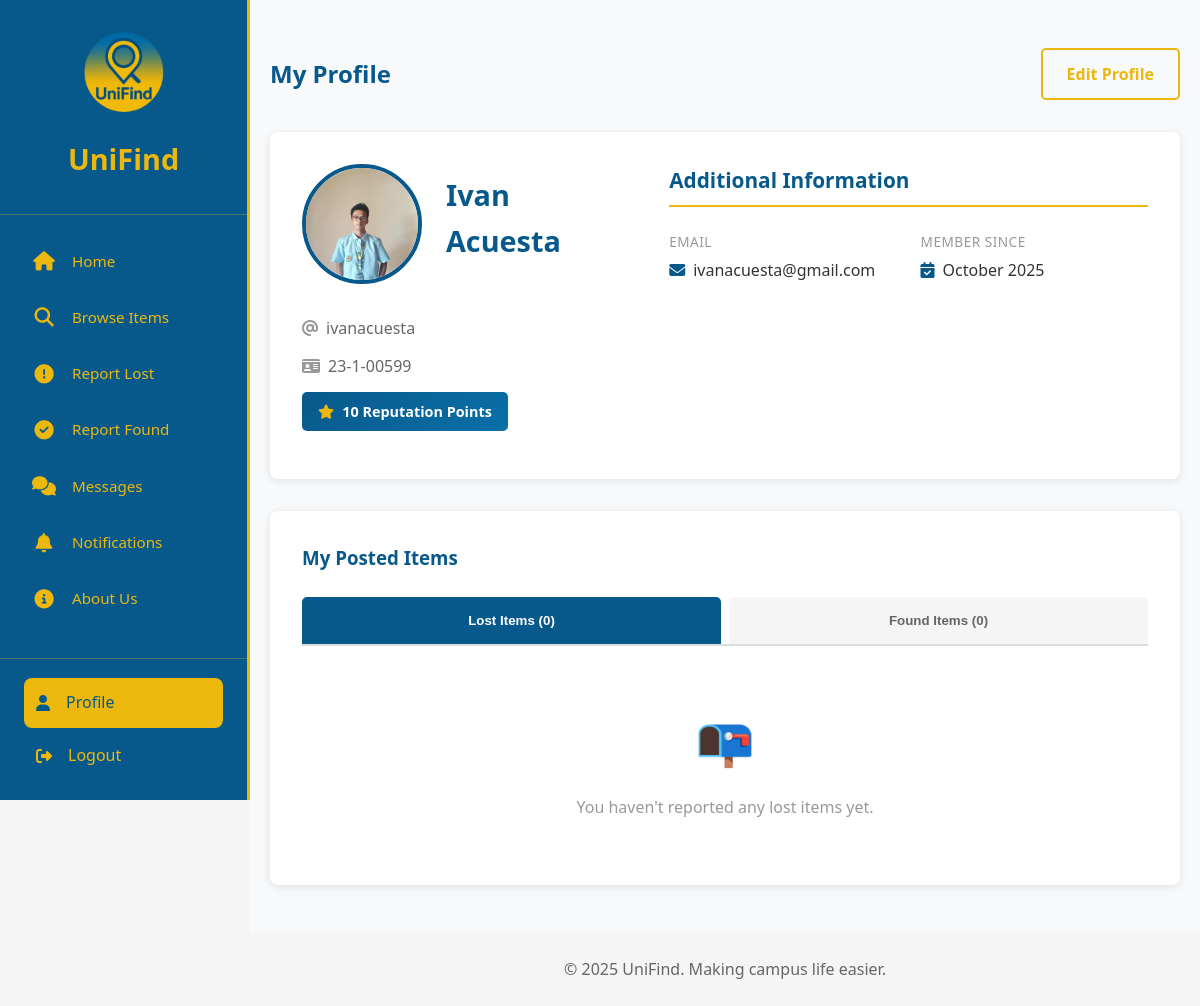
/users/profile/ (signed in), run on the app's committed database.
### users/models.py (models this page shows, shortened)
class User(AbstractUser):
    ROLE_CHOICES = [
        ('student', 'Student'),
        ('staff', 'Staff'),
        ('instructor', 'Instructor'),
    ]
    student_id = models.CharField(max_length=50, unique=True, blank=True, null=True)
    reputation_points = models.PositiveIntegerField(default=0)
    profile_picture = models.ImageField(upload_to='profile_pics/', blank=True, null=True)
    age = models.PositiveIntegerField(blank=True, null=True)
    birthday = models.DateField(blank=True, null=True)
    address = models.TextField(blank=True, null=True)
    role = models.CharField(max_length=20, choices=ROLE_CHOICES, default='student')

### users/views.py (the view)
# urls.py: path('profile/', views.profile_view, name='profile'),
@login_required
def profile_view(request):
    from items.models import Item
    from .forms import ProfilePictureForm
    if request.method == 'POST':
        form = ProfilePictureForm(request.POST, request.FILES, instance=request.user)
        if form.is_valid():
            form.save()
            messages.success(request, 'Profile picture updated successfully!')
            return redirect('users:profile')
    else:
        form = ProfilePictureForm(instance=request.user)
    my_lost_items = Item.objects.filter(user=request.user, type='lost').order_by('-created_at')
    my_found_items = Item.objects.filter(user=request.user, type='found').order_by('-created_at')
    context = {
        'my_lost_items': my_lost_items,
        'my_found_items': my_found_items,
        'form': form,
    }
    return render(request, 'users/profile.html', context)

### messaging/context_processors.py (called while the page is built)
def unread_messages_count(request):
    if request.user.is_authenticated:
        from .models import Message
        unread_count = Message.objects.filter(
            receiver=request.user,
            is_read=False
        ).count()
        return {'unread_messages_count': unread_count}
    return {'unread_messages_count': 0}

def unread_notifications_count(request):
    if request.user.is_authenticated:
        from notifications.models import Notification
        unread_count = Notification.objects.filter(
            user=request.user,
            is_read=False
        ).count()
        return {'unread_notifications_count': unread_count}
    return {'unread_notifications_count': 0}

### templates/users/profile.html (shortened to what this page needs)
{% extends 'base.html' %}
{% block content %}
<section class="section">
    <div class="container">
        <div style="max-width: 1200px; margin: 0 auto;">
            <div style="display: flex; justify-content: space-between; align-items: center; margin-bottom: 2rem;">
                <h1 style="color: #08598b; margin: 0;">My Profile</h1>
                <a href="{% url 'users:edit_profile' %}" class="btn btn-secondary" style="padding: 0.75rem 1.5rem; font-size: 1rem;">Edit Profile</a>
            </div>
            <div style="background: white; padding: 2rem; border-radius: 8px; box-shadow: 0 2px 8px rgba(0,0,0,0.1); margin-bottom: 2rem;">
                <div style="display: grid; grid-template-columns: 1fr 1.5fr; gap: 3rem;">
                    <div>
                        <div style="display: flex; gap: 1.5rem; align-items: start; margin-bottom: 1.5rem;">
                            <div style="flex-shrink: 0;">
                                {% if user.profile_picture %}
                                <img src="{{ user.profile_picture.url }}" alt="{{ user.username }}" style="width: 120px; height: 120px; border-radius: 50%; object-fit: cover; border: 4px solid #08598b;">
                                {% else %}
                                <div style="width: 120px; height: 120px; border-radius: 50%; background: linear-gradient(135deg, #08598b 0%, #0a6fa8 100%); display: flex; align-items: center; justify-content: center; color: #ecb80d; font-size: 3rem; border: 4px solid #08598b;">
                                    <i class="fas fa-user"></i>
                                </div>
                                {% endif %}
                            </div>
                            <div style="flex: 1; padding-top: 0.5rem;">
                                <h2 style="color: #08598b; margin-bottom: 0.5rem; font-size: 1.8rem; font-weight: 600;">{{ user.get_full_name|default:user.username }}</h2>
                            </div>
                        </div>
                        <div style="margin-bottom: 0.8rem;">
                            <p style="color: #666; margin: 0; font-size: 1rem;">
                                <i class="fas fa-at" style="color: #999; margin-right: 0.5rem;"></i>{{ user.username }}
                            </p>
                        </div>
                        <div style="margin-bottom: 0.8rem;">
                            {% if user.role == 'student' and user.student_id %}
                            <p style="color: #666; margin: 0; font-size: 1rem;">
                                <i class="fas fa-id-card" style="color: #999; margin-right: 0.5rem;"></i>{{ user.student_id }}
                            </p>
                            {% else %}
                            <p style="color: #666; margin: 0; font-size: 1rem;">
                                <i class="fas fa-user-tag" style="color: #999; margin-right: 0.5rem;"></i>{{ user.get_role_display }}
                            </p>
                            {% endif %}
                        </div>
                        <div style="margin-bottom: 1rem;">
                            {% if not user.is_staff %}
                            <div style="display: inline-flex; align-items: center; gap: 0.5rem; padding: 0.5rem 1rem; background: linear-gradient(135deg, #08598b 0%, #0a6fa8 100%); border-radius: 5px; color: white;">
                                <i class="fas fa-star" style="color: #ecb80d; font-size: 0.9rem;"></i>
                                <span style="font-size: 0.9rem; font-weight: 600;">{{ user.reputation_points }} Reputation Points</span>
                            </div>
                            {% endif %}
                        </div>
                    </div>
                    <div>
                        <h3 style="color: #08598b; margin-bottom: 1.5rem; font-size: 1.3rem; border-bottom: 2px solid #ecb80d; padding-bottom: 0.5rem;">Additional Information</h3>
                        <div style="display: grid; grid-template-columns: 1fr 1fr; gap: 1.5rem;">
                            <div>
                                <p style="color: #999; font-size: 0.85rem; margin-bottom: 0.3rem; text-transform: uppercase; letter-spacing: 0.5px;">Email</p>
                                <p style="color: #333; font-size: 1rem; margin: 0;">
                                    <i class="fas fa-envelope" style="color: #08598b; margin-right: 0.5rem;"></i>{{ user.email }}
                                </p>
                            </div>
                            <div>
                                <p style="color: #999; font-size: 0.85rem; margin-bottom: 0.3rem; text-transform: uppercase; letter-spacing: 0.5px;">Member Since</p>
                                <p style="color: #333; font-size: 1rem; margin: 0;">
                                    <i class="fas fa-calendar-check" style="color: #08598b; margin-right: 0.5rem;"></i>{{ user.date_joined|date:"F Y" }}
                                </p>
                            </div>
                        </div>
                    </div>
                </div>
            </div>
            <div style="background: white; padding: 2rem; border-radius: 8px; box-shadow: 0 2px 8px rgba(0,0,0,0.1);">
                <h3 style="color: #08598b; margin-bottom: 1.5rem;">My Posted Items</h3>
                <div style="display: flex; gap: 0.5rem; margin-bottom: 1.5rem; border-bottom: 2px solid #ddd;">
                    <button class="tab-btn active" onclick="showTab('lost')" style="flex: 1; padding: 1rem; background: #08598b; color: white; border: none; cursor: pointer; font-weight: 600; border-radius: 5px 5px 0 0;">Lost Items ({{ my_lost_items.count }})</button>
                    <button class="tab-btn" onclick="showTab('found')" style="flex: 1; padding: 1rem; background: #f5f5f5; color: #666; border: none; cursor: pointer; font-weight: 600; border-radius: 5px 5px 0 0;">Found Items ({{ my_found_items.count }})</button>
                </div>
                <div id="lost-tab" class="tab-content">
                    {% if my_lost_items %}
                    <div style="display: flex; flex-direction: column; gap: 1rem;">
                        {% for item in my_lost_items %}
                        <div style="display: flex; gap: 1rem; padding: 1rem; border: 1px solid #ddd; border-radius: 5px;">
                            {% if item.image %}
                            <img src="{{ item.image.url }}" alt="{{ item.category }}" style="width: 80px; height: 80px; object-fit: cover; border-radius: 5px;">
                            {% else %}
                            <div style="width: 80px; height: 80px; display: flex; align-items: center; justify-content: center; background: #08598b; color: #ecb80d; font-size: 2rem; border-radius: 5px;">📦</div>
                            {% endif %}
                            <div style="flex: 1;">
                                <div style="display: flex; gap: 0.5rem; margin-bottom: 0.5rem;">
                                    <span class="card-badge badge-lost">Lost</span>
                                    <span class="card-badge" style="background-color: #f0f0f0; color: #666;">{{ item.category }}</span>
                                    <span class="card-badge" style="background-color: {% if item.status == 'claimed' %}#28a745{% else %}#6c757d{% endif %}; color: white;">{{ item.get_status_display }}</span>
                                </div>
                                <h4 style="color: #08598b; margin-bottom: 0.3rem; font-size: 1.1rem;">{{ item.name|default:item.description|truncatewords:8 }}</h4>
                                <p style="color: #666; margin-bottom: 0.3rem; font-size: 0.95rem;">{{ item.description|truncatewords:15 }}</p>
                                <p style="color: #999; font-size: 0.9rem;">📍 {{ item.location_text }} • {{ item.created_at|timesince }} ago</p>
                            </div>
                            <div style="display: flex; gap: 0.5rem; align-items: center;">
                                <a href="{% url 'items:detail' item.id %}" class="btn" style="background-color: #6c757d; color: white; padding: 0.5rem 1rem; font-size: 0.9rem;">View</a>
                                <button type="button" onclick="showDeleteModal({{ item.id }}, '{% url 'items:delete_item' item.id %}')" class="btn" style="background-color: #08598b; color: white; border: none; padding: 0.5rem 1rem; font-size: 0.9rem; cursor: pointer;">Delete</button>
                            </div>
                        </div>
                        {% endfor %}
                    </div>
                    {% else %}
                    <div style="text-align: center; padding: 2rem; color: #999;">
                        <div style="font-size: 3rem; margin-bottom: 1rem;">📭</div>
                        <p>You haven't reported any lost items yet.</p>
                    </div>
                    {% endif %}
                </div>
            </div>
        </div>
    </div>
</section>
{% endblock %}

### static/css/style.css (style rules this page uses)
* { margin: 0; padding: 0; box-sizing: border-box; }
body { font-family: 'Segoe UI', Tahoma, Geneva, Verdana, sans-serif; line-height: 1.6; color: #333; background-color: #f5f5f5; }
.container { max-width: 1200px; margin: 0 auto; padding: 0 20px; }
.btn { display: inline-block; padding: 0.75rem 1.5rem; text-decoration: none; border-radius: 5px; font-weight: 600; transition: all 0.3s; border: none; cursor: pointer; font-size: 1rem; line-height: 1.5; text-align: center; }
.btn-secondary { background-color: transparent; color: #ecb80d; border: 2px solid #ecb80d; }
.section { padding: 3rem 0; }

### templates/base.html (style rules this page uses)
body { margin: 0; display: flex; min-height: 100vh; font-family: 'Segoe UI', Tahoma, Geneva, Verdana, sans-serif; }

### data on the page
User: profile_picture (picture), get_full_name "Ivan Acuesta", username "ivanacuesta", student_id "23-1-00599", reputation_points "10", email "ivanacuesta@gmail.com", date_joined "October 2025"

### other printed values
{{ my_lost_items.count }} "0"
{{ my_found_items.count }} "0"
